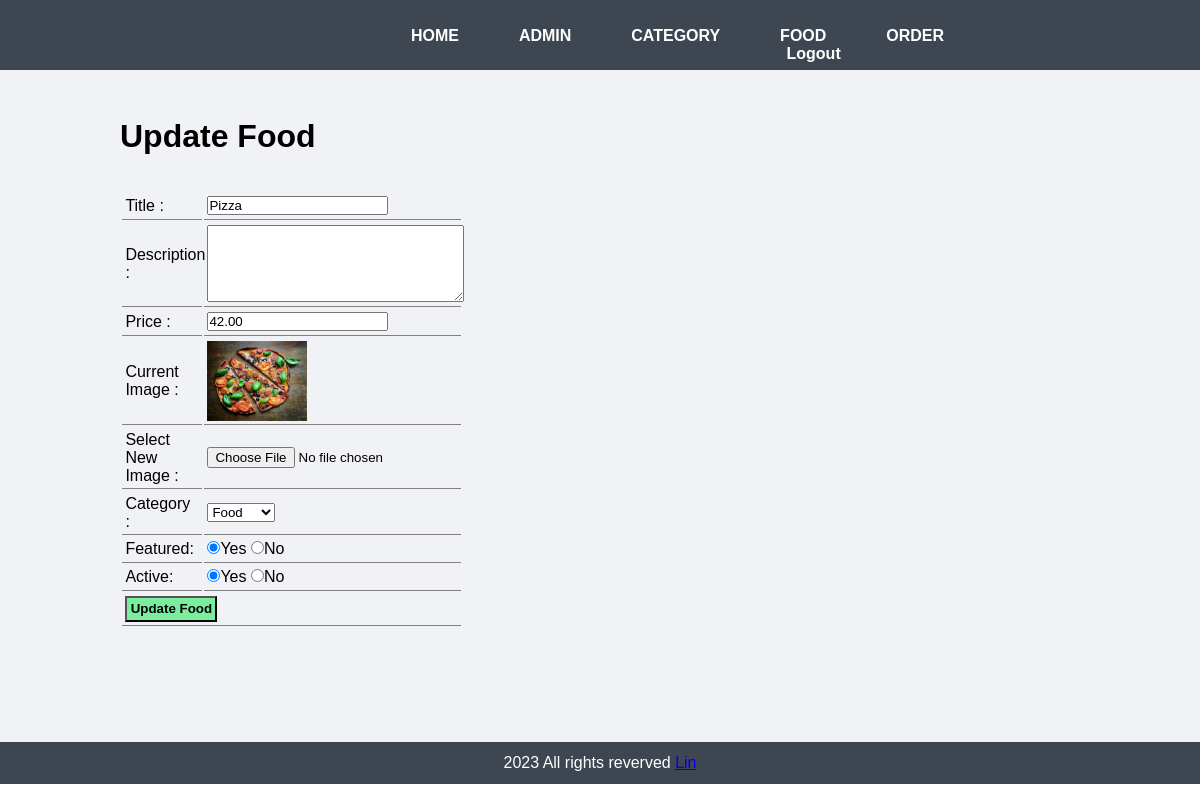
The app's page /admin/update-food.php?id=2 (signed in) with its own data.
### tables this page shows
CREATE TABLE `tbl_food` (
  `id` int(10) UNSIGNED NOT NULL,
  `title` varchar(100) NOT NULL,
  `description` text NOT NULL,
  `price` decimal(10,2) NOT NULL,
  `image_name` varchar(255) NOT NULL,
  `category_id` int(10) UNSIGNED NOT NULL,
  `featured` varchar(10) NOT NULL,
  `active` varchar(10) NOT NULL
);

CREATE TABLE `tbl_category` (
  `id` int(10) UNSIGNED NOT NULL,
  `title` varchar(100) NOT NULL,
  `image_name` varchar(255) NOT NULL,
  `featured` varchar(10) NOT NULL,
  `active` varchar(10) NOT NULL
);

### admin/update-food.php (the view, shortened to what this page needs)
<?php include('partials/menu.php') ?>
    <?php
            if(isset($_GET['id']))
            {
                $id =$_GET['id'];
                $sql2 = "SELECT * FROM tbl_food WHERE id=$id";
                $res2 =mysqli_query($conn , $sql2);
                $count2 = mysqli_num_rows($res2);
                if($count2==1)
                {
                    $row2 = mysqli_fetch_assoc($res2);
                    $title = $row2['title'];
                    $description = $row2['description'];
                    $price = $row2['price'];
                    $current_image = $row2['image_name'];
                    $current_category = $row2['category_id'];
                    $featured = $row2['featured'];
                    $active = $row2['active'];
                }
                else
                {
                    header('location:'.SITEURL.'admin/manage-food.php');
                }
            }
            else
            {
                header('location:'.SITEURL.'admin/manage-food.php');
            }
    ?>
<div class="main-content">
    <div class="wrapper">
        <h1>Update Food</h1>
        <br><br>
        <form action="" method="POST" enctype="multipart/form-data">
            <table class="tbl-30 ">
                <tr>
                    <td>Title : </td>
                    <td>
                        <input type="text" name="title" value="<?php echo $title;?>" >
                    </td>
                </tr>
                <tr>
                    <td>Description : </td>
                    <td>
                        <textarea name="description" cols="30" rows="5" ><?php echo $description;?></textarea>
                    </td>
                </tr>
                <tr>
                    <td>Price : </td>
                    <td>
                        <input type="number" name="price" value="<?php echo $price;?>">
                    </td>
                </tr>
                <tr>
                    <td>Current Image : </td>
                    <td>
                        <?php
                            if($current_image == "")
                            {
                                echo "<div class='error'>Image Not Available.</div>";
                            }
                            else
                            {
                                ?>
                                <img src="<?php echo SITEURL ;?>images/food/<?php echo $current_image; ?>" width="100px" height="80px">
                                <?php
                            }
                        ?>
                    </td>
                </tr>
                <tr>
                    <td>Select New Image : </td>
                    <td>
                        <input type="file" name="image">
                    </td>
                </tr>
                <tr>
                    <td>Category : </td>
                    <td>
                        <select name="category" >
                        <?php
                            $sql = "SELECT * FROM tbl_category WHERE active='Yes'";
                            $res= mysqli_query($conn,$sql);
                                $count= mysqli_num_rows($res);
                                if($count>0)
                                {
                                    while($row = mysqli_fetch_assoc($res))
                                    {
                                        $category_id = $row['id'];
                                        $category_title =$row['title'];
                                        ?>
                                        <option <?php if($current_category==$category_id){echo"selected";} ?> value="<?php echo $category_id; ?>"><?php echo $category_title; ?></option>;
                                       <?php
                                    }
                                }
                                else
                                {
                                    echo"<option value='0'>Category Not Available.</option>";
                                }
                        ?>
                        </select>
                    </td>
                </tr>
                <tr>
                    <td>Featured: </td>
                    <td>
                        <input <?php if($featured=="Yes"){echo"checked";} ?> type="radio" name="featured" value="Yes">Yes
                        <input <?php if($featured=="No"){echo"checked";} ?> type="radio" name="featured" value="No">No
                    </td>
                </tr>
                <tr>
                    <td>Active: </td>
                    <td>
                        <input <?php if($active=="Yes"){echo"checked";}?> type="radio" name="active" value="Yes">Yes
                        <input <?php if($active=="No"){echo"checked";}?> type="radio" name="active" value="No">No
                    </td>
                </tr>
                <tr>
                    <td colspan="2">
                        <input type="submit" name="submit" value="Update Food" class="btn-secondary">
                    </td>
                 </tr>
            </table>
        </form>
    </div>
</div>
<?php include('partials/footer.php')?>

### css/admin.css (style rules this page uses)
* { margin: 0; padding: 0; font-family: Arial, Helvetica, sans-serif ; }
.wrapper { padding: 1%; width: 80%; margin: 0 auto; }
.tbl-30 { width: 30%; }
table tr td { border-bottom: 1px solid grey; padding: 1%; }
.btn-secondary { background-color: #7bed9f; padding: 1%; color: black; text-decoration: none; font-weight: bold; }
.main-content { background-color: #f1f2f6; padding: 3% 0; min-height: 600px; height: auto; }

### records on screen
tbl_food: title "Pizza", price "42.00", image_name (picture), category "Food", featured "☑", active "☑"
